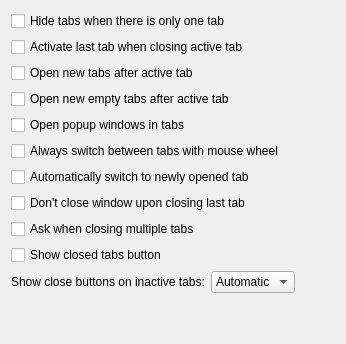
             <widget class="QWidget" name="tabsBehaviourPage">
              <attribute name="title">
               <string>Tabs behaviour</string>
              </attribute>
              <layout class="QVBoxLayout" name="verticalLayout_2">
               <item>
                <widget class="QCheckBox" name="hideTabsOnTab">
                 <property name="text">
                  <string>Hide tabs when there is only one tab</string>
                 </property>
                </widget>
               </item>
               <item>
                <widget class="QCheckBox" name="activateLastTab">
                 <property name="text">
                  <string>Activate last tab when closing active tab</string>
                 </property>
                </widget>
               </item>
               <item>
                <widget class="QCheckBox" name="openNewTabAfterActive">
                 <property name="text">
                  <string>Open new tabs after active tab</string>
                 </property>
                </widget>
               </item>
               <item>
                <widget class="QCheckBox" name="openNewEmptyTabAfterActive">
                 <property name="text">
                  <string>Open new empty tabs after active tab</string>
                 </property>
                </widget>
               </item>
               <item>
                <widget class="QCheckBox" name="openPopupsInTabs">
                 <property name="text">
                  <string>Open popup windows in tabs</string>
                 </property>
                </widget>
               </item>
               <item>
                <widget class="QCheckBox" name="alwaysSwitchTabsWithWheel">
                 <property name="text">
                  <string>Always switch between tabs with mouse wheel</string>
                 </property>
                </widget>
               </item>
               <item>
                <widget class="QCheckBox" name="switchToNewTabs">
                 <property name="text">
                  <string>Automatically switch to newly opened tab</string>
                 </property>
                </widget>
               </item>
               <item>
                <widget class="QCheckBox" name="dontCloseOnLastTab">
                 <property name="text">
                  <string>Don't close window upon closing last tab</string>
                 </property>
                </widget>
               </item>
               <item>
                <widget class="QCheckBox" name="askWhenClosingMultipleTabs">
                 <property name="text">
                  <string>Ask when closing multiple tabs</string>
                 </property>
                </widget>
               </item>
               <item>
                <widget class="QCheckBox" name="showClosedTabsButton">
                 <property name="text">
                  <string>Show closed tabs button</string>
                 </property>
                </widget>
               </item>
               <item>
                <layout class="QHBoxLayout" name="horizontalLayout_21">
                 <item>
                  <widget class="QLabel" name="label_65">
                   <property name="text">
                    <string>Show close buttons on inactive tabs:</string>
                   </property>
                  </widget>
                 </item>
                 <item>
                  <widget class="QComboBox" name="showCloseOnInactive">
                   <item>
                    <property name="text">
                     <string>Automatic</string>
                    </property>
                   </item>
                   <item>
                    <property name="text">
                     <string>Always</string>
                    </property>
                   </item>
                   <item>
                    <property name="text">
                     <string>Never</string>
                    </property>
                   </item>
                  </widget>
                 </item>
                 <item>
                  <spacer name="horizontalSpacer_30">
                   <property name="orientation">
                    <enum>Qt::Horizontal</enum>
                   </property>
                   <property name="sizeType">
                    <enum>QSizePolicy::Expanding</enum>
                   </property>
                   <property name="sizeHint" stdset="0">
                    <size>
                     <width>40</width>
                     <height>20</height>
                    </size>
                   </property>
                  </spacer>
                 </item>
                </layout>
               </item>
               <item>
                <spacer name="verticalSpacer_8">
                 <property name="orientation">
                  <enum>Qt::Vertical</enum>
                 </property>
                 <property name="sizeHint" stdset="0">
                  <size>
                   <width>20</width>
                   <height>40</height>
                  </size>
                 </property>
                </spacer>
               </item>
              </layout>
             </widget>
